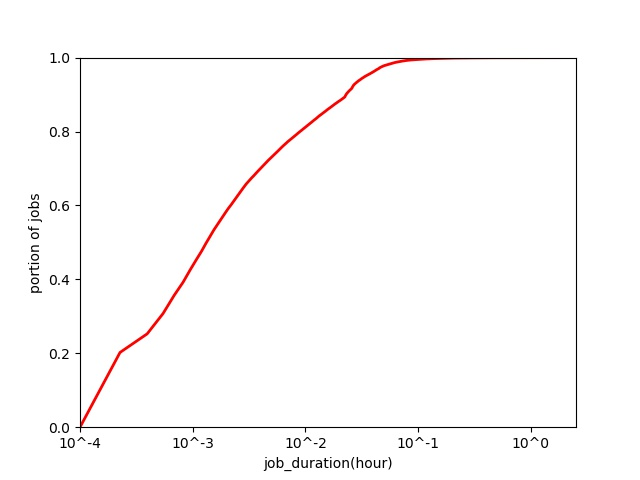

Write Python code to recreate this figure.
import numpy as np
import matplotlib.pyplot as plt
import csv
import random
import re
import pandas
import math
task_meta_file=csv.reader(open('F:\\download\\batch_task\\batch_task.csv','r'))
task_job_start=dict()
task_job_end=dict()
task_job_time=dict()
index=0
for mac in task_meta_file :
    if mac[4]=="Terminated":
        job_name=mac[2]
        start_time=int(mac[5])
        end_time=int(mac[6])
        if task_job_start.__contains__(job_name):
             if task_job_start[job_name]>start_time :
                 task_job_start[job_name]=start_time
             if task_job_end[job_name]<end_time:
                 task_job_end[job_name]=end_time
        else :
            task_job_start[job_name] = start_time
            task_job_end[job_name]=end_time
    index=index+1
    if index%100000==0 :
        print(index)
job_time=[]
for key in task_job_start :
    tmp=task_job_end[key]-task_job_start[key]
    if tmp<0 :
        break
    tmp=float(tmp/3600)
    task_job_time[key]=tmp
    job_time.append(tmp)
job_time.sort()
job_time_dict=dict()
sum=len(job_time)
i=0
while i<len(job_time) :
    if job_time_dict.__contains__(job_time[i]):
        job_time_dict[job_time[i]]+=1
    else:
        job_time_dict[job_time[i]]=1
    i=i+1
plotDatasetx=[]
plotDatasety=[]
last=0
print (job_time_dict)
for key in job_time_dict :
    if key ==0 :
        plotDatasetx.append(-4)
        plotDatasety.append(0)
        last=last+job_time_dict[key]
        continue

    plotDatasetx.append(math.log(key,10))
    plotDatasety.append((job_time_dict[key]+last)/sum)
    last=last+job_time_dict[key]
plt.xlim(-4,1.5)
plt.ylim(0.0,1.0)
plt.xticks(np.linspace(-4,1,5),('10^-4','10^-3','10^-2','10^-1','10^0','10^1'))
plt.xlabel('job_duration(hour)')
plt.ylabel('portion of jobs')
plt.plot(plotDatasetx,plotDatasety, '-', linewidth=2,color='red')
plt.savefig("job_duration.jpg")

plt.show()
